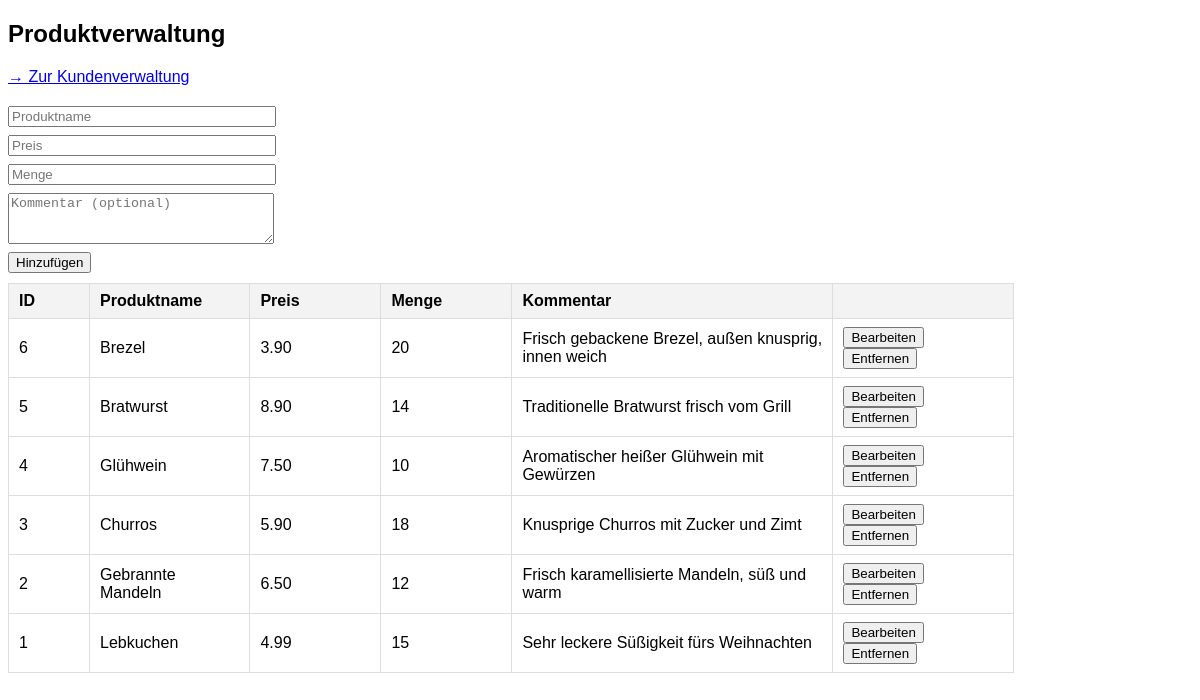
The page / on the database its author committed.
### tables this page shows
CREATE TABLE IF NOT EXISTS produkte (
  ProduktID INT AUTO_INCREMENT PRIMARY KEY,
  ProduktName VARCHAR(255) NOT NULL,
  ProduktBild VARCHAR(255) DEFAULT NULL,
  ProduktPreis DECIMAL(10,2) NOT NULL DEFAULT 0.00,
  ProduktMenge INT NOT NULL DEFAULT 0,
  ProduktKommentar TEXT
);

### db.php (called while the page is built, shortened)
<?php
class DB {
    private $pdo;
    public function __construct($host, $db, $user, $pass, $charset = 'utf8mb4') {
        $dsn = "mysql:host=$host;dbname=$db;charset=$charset";
        $options = [
            PDO::ATTR_ERRMODE            => PDO::ERRMODE_EXCEPTION,
            PDO::ATTR_DEFAULT_FETCH_MODE => PDO::FETCH_ASSOC,
            PDO::ATTR_EMULATE_PREPARES   => false
        ];
        $this->pdo = new PDO($dsn, $user, $pass, $options);
    }
    public function select($sql, $params = []) {
        $stmt = $this->pdo->prepare($sql);
        $stmt->execute($params);
        return $stmt->fetchAll();
    }
}

### index.php (the view, shortened to what this page needs)
<?php
require 'db.php';
$db = new DB('localhost', 'testdb', 'root', 'root');
$produkte = $db->select("SELECT * FROM produkte ORDER BY ProduktID DESC");
?>
<!DOCTYPE HTML>
<html lang="de">
<head>
</head>
<body>
<h2>Produktverwaltung</h2>
<p><a href="kunden.php">→ Zur Kundenverwaltung</a></p>
<form class="top-form" action="index.php?aktion=1" method="post" autocomplete="off">
    <input type="text" name="name" placeholder="Produktname" required><br>
    <input type="number" step="0.01" name="price" placeholder="Preis" required><br>
    <input type="number" name="amount" placeholder="Menge" required><br>
    <textarea name="comment" placeholder="Kommentar (optional)" rows="3"></textarea><br>
    <button type="submit">Hinzufügen</button>
</form>
<form id="editForm" action="index.php?aktion=2" method="post">
    <table>
        <tr>
            <th style="width:60px;">ID</th>
            <th>Produktname</th>
            <th style="width:110px;">Preis</th>
            <th style="width:110px;">Menge</th>
            <th class="comment-cell">Kommentar</th>
            <th style="width:160px;"></th>
        </tr>
        <?php
        $pos = 1;
        foreach ($produkte as $p):
        ?>
        <tr>
            <td id="id-<?= $pos ?>"><?= $p['ProduktID'] ?></td>
            <td id="name-<?= $pos ?>"><?= htmlspecialchars($p['ProduktName']) ?></td>
            <td id="price-<?= $pos ?>"><?= htmlspecialchars($p['ProduktPreis']) ?></td>
            <td id="amount-<?= $pos ?>"><?= htmlspecialchars($p['ProduktMenge']) ?></td>
            <td id="comment-<?= $pos ?>" class="comment-cell"><?= htmlspecialchars($p['ProduktKommentar']) ?></td>
            <td class="actions" id="ed-<?= $pos ?>">
                <button type="button" onclick="FelderEditieren(<?= $pos ?>)">Bearbeiten</button>
                <button type="button" onclick="ZeileEntfernen(<?= $pos ?>)">Entfernen</button>
            </td>
        </tr>
        <?php
            $pos++;
        endforeach;
        ?>
    </table>
</form>
</body>
</html>

### index.php (style rules this page uses)
body { font-family: Arial, sans-serif; }
table { width: 85%; border-collapse: collapse; border: 1px solid #ccc; margin-top: 10px; }
th, td { border: 1px solid #ddd; padding: 8px 10px; text-align: left; }
th { background: #f3f3f3; }
textarea { resize: vertical; }
.comment-cell { width: 300px; white-space: pre-wrap; }
.top-form input, .top-form textarea { width: 260px; margin: 4px 0; }
.actions button { margin-right: 6px; }
button { cursor: pointer; }

### rows shown on the page
produkte: ProduktID "6", ProduktName "Brezel", ProduktPreis "3.90", ProduktMenge "20", ProduktKommentar "Frisch gebackene Brezel, außen knusprig, innen weich"
produkte: ProduktID "5", ProduktName "Bratwurst", ProduktPreis "8.90", ProduktMenge "14", ProduktKommentar "Traditionelle Bratwurst frisch vom Grill"
produkte: ProduktID "4", ProduktName "Glühwein", ProduktPreis "7.50", ProduktMenge "10", ProduktKommentar "Aromatischer heißer Glühwein mit Gewürzen"
produkte: ProduktID "3", ProduktName "Churros", ProduktPreis "5.90", ProduktMenge "18", ProduktKommentar "Knusprige Churros mit Zucker und Zimt"
produkte: ProduktID "2", ProduktName "Gebrannte Mandeln", ProduktPreis "6.50", ProduktMenge "12", ProduktKommentar "Frisch karamellisierte Mandeln, süß und warm"
produkte: ProduktID "1", ProduktName "Lebkuchen", ProduktPreis "4.99", ProduktMenge "15", ProduktKommentar "Sehr leckere Süßigkeit fürs Weihnachten"
